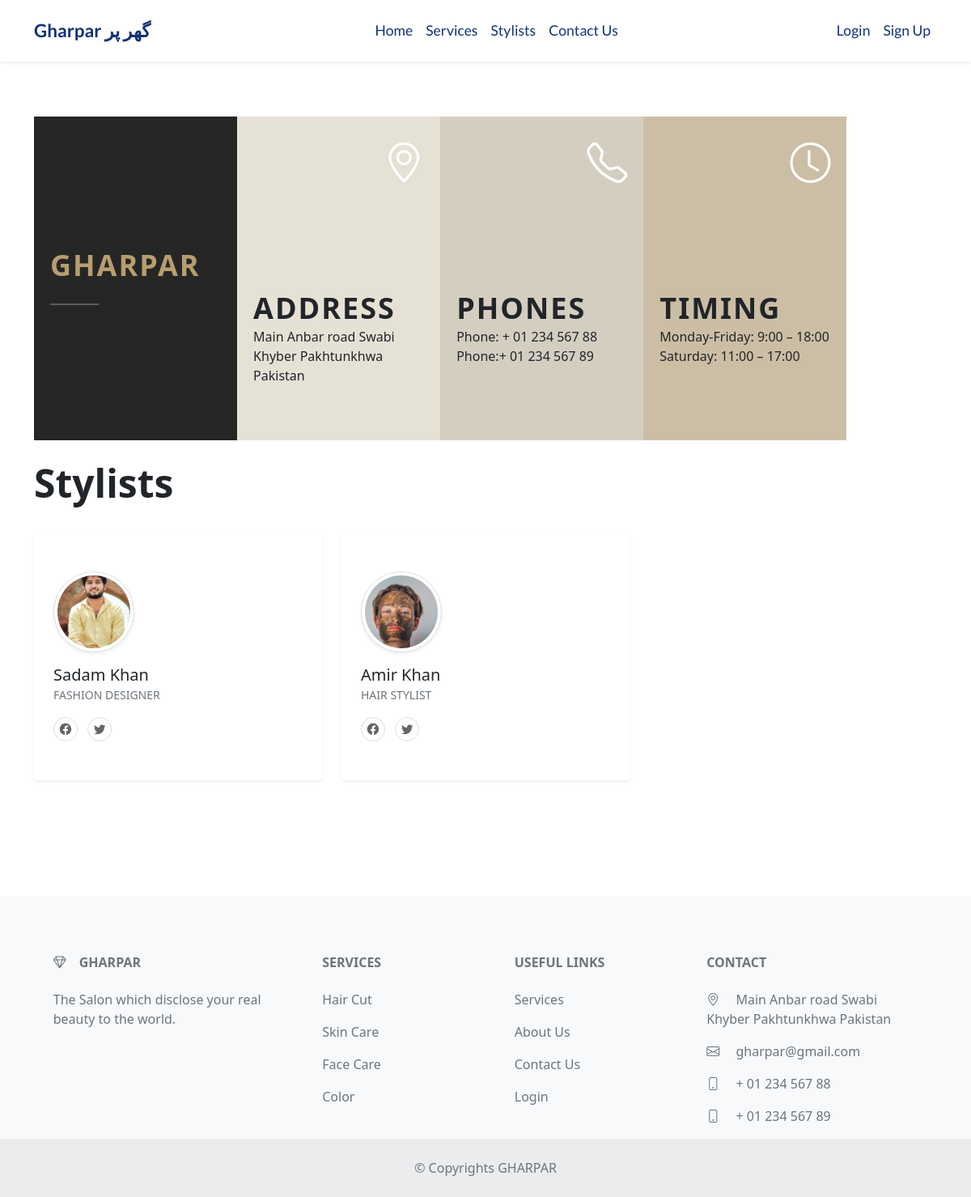
The page /about/ on the database its author committed.
### accounts/models.py (models this page shows, shortened)
class Employee(models.Model):
    JOBS = (
        ('Fashion Designer', 'Fashion Designer'),
        ('Beautician', 'Beautician'),
        ('Hair Stylist', 'Hair Stylist'),
        ('Makeup Artist', 'Makeup Artist'),
        ('Nail Artist', 'Nail Artist'),
        ('Other', 'Other'),
    )
    user = models.OneToOneField(User, on_delete=models.CASCADE)
    position = models.CharField(max_length=100, choices=JOBS, default='Other')
    salary = models.DecimalField(max_digits=10, decimal_places=2)
    class Meta:
        verbose_name = 'employee'
        verbose_name_plural = 'employees'

class User(AbstractUser):
    username = None
    email = models.EmailField(unique=True, blank=False,
                              error_messages={
                                  'unique': "A user with that email already exists.",
                              })
    image = models.ImageField(
        upload_to='profile_pictures', null=True, blank=True)
    USERNAME_FIELD = "email"
    REQUIRED_FIELDS = ['first_name', 'last_name']
    is_employee = models.BooleanField(default=False)
    objects = UserManager()

### core/views.py (the view)
# urls.py: path('about/',about_view, name='about'),
def about_view(request):
    employees = Employee.objects.all()
    context = {
        'employees': employees
    }
    return render(request, 'core/about.html', context)

### templates/core/about.html
{% extends "core/core_base.html" %}
{% load static %}
{% block content %}
    <div class="container pt-5 mt-5">
        <div class="py-5">
         <section class="choose">
    <div>
      <br />
      <span class="font-size-lg" style="color: #b79e6e"> GHARPAR </span>
      <hr style="height: 2px; color: white; width: 60px; margin-top: 40px" />
    </div>
    <div>
      <span class="choose-top"><i class="bi bi-geo-alt"></i></span>
      <span class="font-size-lg">ADDRESS</span>
      <span class="mt-3 fs-6">
        Main Anbar road Swabi Khyber Pakhtunkhwa Pakistan
      </span>
      <br /><br />
    </div>
    <div style="background-color: #d4cec1">
      <span class="choose-top"><i class="bi bi-telephone"></i></span>
      <span class="font-size-lg">PHONES</span>
      <span class="mt-3 fs-6">
        Phone: + 01 234 567 88 <br />
        Phone:+ 01 234 567 89
      </span>
      <br /><br /><br />
    </div>
    <div style="background-color: #ccbea5">
      <span class="choose-top"><i class="bi bi-clock"></i></span>
      <span class="font-size-lg">TIMING</span>
      <span class="mt-3 fs-6">
        Monday-Friday: 9:00 – 18:00 <br />
        Saturday: 11:00 – 17:00
      </span>
      <br /><br /><br />
    </div>
  </section>
            <div class="row my-4">
                <div class="col-lg-5">
                    <h2 class="display-5 fw-bold">Stylists</h2>
                </div>
            </div>
            <div class="row ">
            {% for employee in employees %}
                <div class="col-md-4 col-sm-6 mb-5">
                    <div class="bg-white rounded shadow-sm py-5 px-4"><img
                            src="{{employee.user.image.url}}" alt="" style="width:100px;height:100px;object-fit:cover;"
                            class="img-fluid rounded-circle mb-3 img-thumbnail shadow-sm">
                        <h5 class="mb-0">{{employee.user.first_name|title}} {{employee.user.last_name|title}}</h5><span class="small text-uppercase text-muted">
                        {{employee.position}}</span>
                        <ul class="social mb-0 list-inline mt-3">
                            <li class="list-inline-item"><a href="https://web.facebook.com/" target="_blank" class="social-link"><i class="bi-facebook">
                            </i></a>
                            </li>
                            <li class="list-inline-item"><a href="https://twitter.com/" target="_blank"  class="social-link"><i class="bi-twitter"></i></a>
                            </li>
                        </ul>
                    </div>
                </div>
            {% endfor %}
            </div>
        </div>
    </div>
{% endblock %}

### static/css/home.css (style rules this page uses)
html { scroll-behavior: smooth; }
a { text-decoration: none; color: black; }
.social-link { width: 30px; height: 30px; border: 1px solid #ddd; display: flex; align-items: center; justify-content: center; color: #666; border-radius: 50%; transition: all 0.3s; font-size: 0.9rem; }
.choose { width: 90%; height: 50vh; display: grid; grid-template-columns: repeat(4,1fr); }
.choose > div { height: 100%; display: flex; flex-direction: column; padding: 20px; justify-content: center; }
.choose > div:first-of-type { background-color:#262626; }
.font-size-lg { font-size: 36px; font-weight: 700; line-height:15px; letter-spacing:2px; }
.choose>div:nth-of-type(2) { background-color:#E6E1D5; }
.choose-top { margin-left:auto; margin-bottom:auto; font-size: 50px; font-family:'Abril Fatface', cursive; color:#FFFFFF; }

### rows shown on the page
Employee: user.image (picture), user.first_name "Sadam", user.last_name "Khan", position "FASHION DESIGNER"
Employee: user.image (picture), user.first_name "Amir", user.last_name "Khan", position "HAIR STYLIST"
